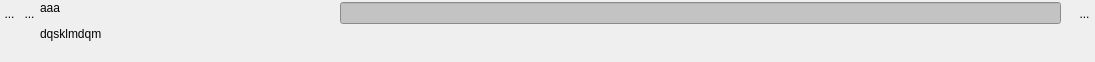
<?xml version="1.0" encoding="UTF-8"?>
<ui version="4.0">
 <class>WidgetPlusieursPlie</class>
 <widget class="QWidget" name="WidgetPlusieursPlie">
  <property name="geometry">
   <rect>
    <x>0</x>
    <y>0</y>
    <width>1095</width>
    <height>62</height>
   </rect>
  </property>
  <property name="sizePolicy">
   <sizepolicy hsizetype="Preferred" vsizetype="Minimum">
    <horstretch>0</horstretch>
    <verstretch>0</verstretch>
   </sizepolicy>
  </property>
  <property name="minimumSize">
   <size>
    <width>0</width>
    <height>0</height>
   </size>
  </property>
  <property name="windowTitle">
   <string>Form</string>
  </property>
  <layout class="QHBoxLayout" name="horizontalLayout_4">
   <property name="spacing">
    <number>0</number>
   </property>
   <property name="leftMargin">
    <number>0</number>
   </property>
   <property name="topMargin">
    <number>1</number>
   </property>
   <property name="rightMargin">
    <number>0</number>
   </property>
   <property name="bottomMargin">
    <number>1</number>
   </property>
   <item>
    <layout class="QVBoxLayout" name="verticalLayout">
     <item>
      <layout class="QHBoxLayout" name="horizontalLayout">
       <property name="spacing">
        <number>0</number>
       </property>
       <item>
        <widget class="QToolButton" name="BVisuListe">
         <property name="sizePolicy">
          <sizepolicy hsizetype="Fixed" vsizetype="Fixed">
           <horstretch>0</horstretch>
           <verstretch>0</verstretch>
          </sizepolicy>
         </property>
         <property name="maximumSize">
          <size>
           <width>21</width>
           <height>25</height>
          </size>
         </property>
         <property name="toolTip">
          <string>permet de gérer la liste</string>
         </property>
         <property name="styleSheet">
          <string notr="true">border:0px</string>
         </property>
         <property name="text">
          <string>...</string>
         </property>
         <property name="icon">
          <iconset>
           <normaloff>../Editeur/icons/plusnode.png</normaloff>../Editeur/icons/plusnode.png</iconset>
         </property>
         <property name="iconSize">
          <size>
           <width>25</width>
           <height>25</height>
          </size>
         </property>
        </widget>
       </item>
       <item>
        <widget class="MonBoutonValide" name="RBValide">
         <property name="minimumSize">
          <size>
           <width>21</width>
           <height>25</height>
          </size>
         </property>
         <property name="maximumSize">
          <size>
           <width>21</width>
           <height>25</height>
          </size>
         </property>
         <property name="toolTip">
          <string>Affiche le rapport de validité du mot-clef</string>
         </property>
         <property name="styleSheet">
          <string notr="true">border : 0px</string>
         </property>
         <property name="text">
          <string>...</string>
         </property>
         <property name="icon">
          <iconset>
           <normaloff>../Editeur/icons/ast-green-ball.png</normaloff>../Editeur/icons/ast-green-ball.png</iconset>
         </property>
         <property name="iconSize">
          <size>
           <width>25</width>
           <height>25</height>
          </size>
         </property>
        </widget>
       </item>
      </layout>
     </item>
     <item>
      <spacer name="verticalSpacer">
       <property name="orientation">
        <enum>Qt::Vertical</enum>
       </property>
       <property name="sizeHint" stdset="0">
        <size>
         <width>20</width>
         <height>5</height>
        </size>
       </property>
      </spacer>
     </item>
    </layout>
   </item>
   <item>
    <widget class="MonLabelClic" name="label">
     <property name="sizePolicy">
      <sizepolicy hsizetype="Fixed" vsizetype="Preferred">
       <horstretch>0</horstretch>
       <verstretch>0</verstretch>
      </sizepolicy>
     </property>
     <property name="minimumSize">
      <size>
       <width>300</width>
       <height>25</height>
      </size>
     </property>
     <property name="maximumSize">
      <size>
       <width>178</width>
       <height>16777215</height>
      </size>
     </property>
     <property name="frameShape">
      <enum>QFrame::NoFrame</enum>
     </property>
     <property name="text">
      <string>&lt;html&gt;&lt;head/&gt;&lt;body&gt;&lt;p&gt;aaa&lt;/p&gt;&lt;p&gt;dqsklmdqm&lt;/p&gt;&lt;/body&gt;&lt;/html&gt;</string>
     </property>
     <property name="scaledContents">
      <bool>false</bool>
     </property>
     <property name="alignment">
      <set>Qt::AlignLeading|Qt::AlignLeft|Qt::AlignTop</set>
     </property>
    </widget>
   </item>
   <item>
    <layout class="QVBoxLayout" name="verticalLayout_2">
     <item>
      <layout class="QHBoxLayout" name="horizontalLayout_3">
       <item>
        <widget class="QLineEdit" name="lineEditVal">
         <property name="styleSheet">
          <string notr="true">background:rgb(195,195,195)</string>
         </property>
        </widget>
       </item>
       <item>
        <layout class="QHBoxLayout" name="horizontalLayout_2">
         <property name="spacing">
          <number>0</number>
         </property>
         <property name="sizeConstraint">
          <enum>QLayout::SetFixedSize</enum>
         </property>
         <item>
          <spacer name="horizontalSpacer_4">
           <property name="orientation">
            <enum>Qt::Horizontal</enum>
           </property>
           <property name="sizeType">
            <enum>QSizePolicy::Fixed</enum>
           </property>
           <property name="sizeHint" stdset="0">
            <size>
             <width>13</width>
             <height>20</height>
            </size>
           </property>
          </spacer>
         </item>
         <item>
          <widget class="QToolButton" name="RBPoubelle">
           <property name="sizePolicy">
            <sizepolicy hsizetype="Fixed" vsizetype="Fixed">
             <horstretch>0</horstretch>
             <verstretch>0</verstretch>
            </sizepolicy>
           </property>
           <property name="minimumSize">
            <size>
             <width>21</width>
             <height>25</height>
            </size>
           </property>
           <property name="maximumSize">
            <size>
             <width>21</width>
             <height>25</height>
            </size>
           </property>
           <property name="toolTip">
            <string>Détruit le mot-clef</string>
           </property>
           <property name="styleSheet">
            <string notr="true">border : 0px</string>
           </property>
           <property name="text">
            <string>...</string>
           </property>
           <property name="icon">
            <iconset>
             <normaloff>../Editeur/icons/deleteRond.png</normaloff>../Editeur/icons/deleteRond.png</iconset>
           </property>
           <property name="iconSize">
            <size>
             <width>21</width>
             <height>25</height>
            </size>
           </property>
          </widget>
         </item>
        </layout>
       </item>
      </layout>
     </item>
     <item>
      <spacer name="verticalSpacer_2">
       <property name="orientation">
        <enum>Qt::Vertical</enum>
       </property>
       <property name="sizeType">
        <enum>QSizePolicy::Expanding</enum>
       </property>
       <property name="sizeHint" stdset="0">
        <size>
         <width>20</width>
         <height>5</height>
        </size>
       </property>
      </spacer>
     </item>
    </layout>
   </item>
  </layout>
 </widget>
 <customwidgets>
  <customwidget>
   <class>MonBoutonValide</class>
   <extends>QToolButton</extends>
   <header>InterfaceGUI.QT5.monBoutonValide.h</header>
  </customwidget>
  <customwidget>
   <class>MonLabelClic</class>
   <extends>QLabel</extends>
   <header>InterfaceGUI.QT5.monLabelClic.h</header>
  </customwidget>
 </customwidgets>
 <tabstops>
  <tabstop>RBPoubelle</tabstop>
  <tabstop>RBValide</tabstop>
 </tabstops>
 <resources/>
 <connections/>
</ui>
